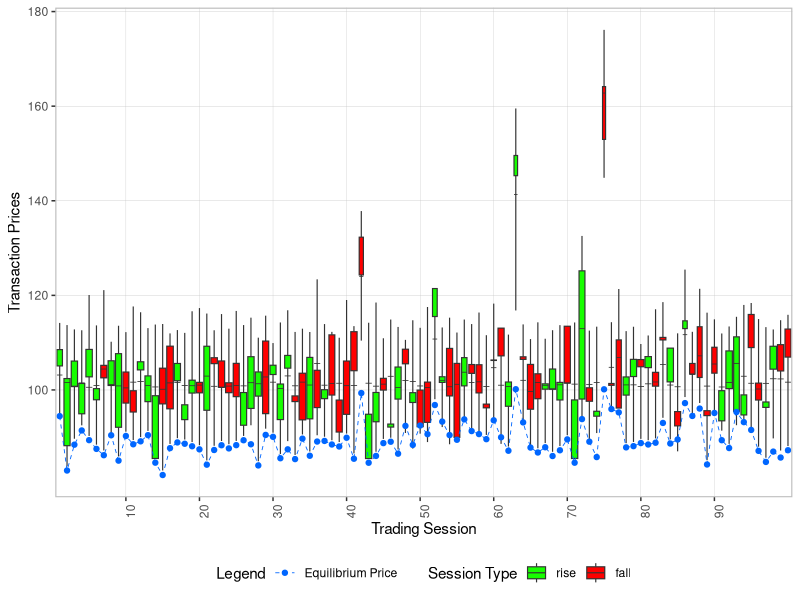
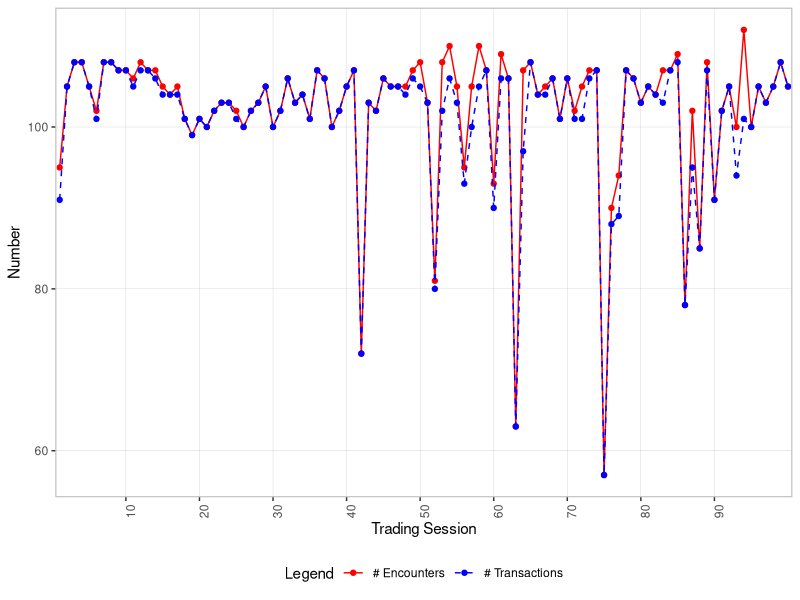

Reproduce these figures in R, in order. (Note: this script raises an error after producing the figures.)
closeAllConnections()
rm(list=ls())
gc()
library(ggplot2)
library(knitr)
library(dplyr)
library(magrittr)
library(evd)
set.seed(19888)
#set.seed(1988)
#set.seed(1)


# supply_seed = c(500, 490, 505, 520, 202, 301, 380, 450, 500, 510)
#random_gumble = rgumbel(100, loc = 10, scale = 10)
random_gumble = rgumbel(100, loc = 10, scale = 10)
# hist(random_gumble)
supply_seed = 113 - random_gumble
# hist(supply_seed)
supply_seed = as.integer(supply_seed)   # rbinom must take integer as parameter
bid_price_loop = list()
bid_quantity_loop = list()
b_e_loop = list()
bid_open = list()
bid_close = list()
S_loop = list()
transaction_loop = list()
number_encounter = list()
number_transaction = list()
unsatisfied_demand = list()
unsatisfied_ratio = list()
total_demand_loop = list()
total_supply_loop = list()

Z_loop = list()
Z_3_loop = list()
D_loop = list()

K_ = 10 #number of suppliers
I_ = 100
WC_loop = rweibull(I_*K_*100, shape = 1, scale = 1)
WC_loop = matrix(data = WC_loop, nrow = K_*I_, ncol = 100) #each column corresponds to a particualr loop
stc = rnorm(K_, 10, 5)
S_carriedover = 0

for (loop in 1:length(supply_seed)){
  local_supply_seed = supply_seed[loop]
  
  
  a = 100 #parameter in search cost sc= a * EZ^2 * s_k
  b = 50
  K = 1:K_
  I = 1:I_
  
  
  D_ = rnorm(I_, 10, 3) + 0.2
  S_ = rnorm(K_, supply_seed[loop], 1)
  
  Z_loop[[loop]] = sum(D_) - sum(S_)
  D_loop[[loop]] = sum(D_)
  
  #D_ = D_ + D_carriedover
  c = rnorm(I_, 100,  5)
  
  S_ = S_ + S_carriedover
  D = D_
  S = S_
  Z = sum(D) - sum(S)
  Z_3_loop[[loop]] = Z
  
  ################################################
  ############## Competitive Mkt  ################
  ################################################
  # # SC_competitive = sapply(1:I_, function(i){mean(Z ^ 2 /(a * S_))}) #WTP = marginal sc
  # # WTP = SC_competitive + c
  # WTP = c
  # most_want_to_less_want_order = order( - WTP)
  # #check 
  # #SC_competitive[most_want_to_less_want_order]
  # 
  # if (sum(D) < sum(S)){
  #   b_e = min(c)
  # }
  # else{
  #     tmp = 0
  #     d_tmp = 0
  #     while (d_tmp - sum(S) < 0){
  #       tmp = tmp + 1 
  #       print(tmp)
  #       d_tmp = d_tmp + D[most_want_to_less_want_order[tmp]]
  #     }
  #     b_e = WTP[most_want_to_less_want_order[tmp]]
  #   }
  
  
  #Equilibrium Price Calculation Function----
  b_e_fn = function(D, S, c){
    WTP = c
    most_want_to_less_want_order = order( - WTP)
    if (sum(D) < sum(S)){
      b_e = min(c)
    }
    else{
      tmp = 0
      d_tmp = 0
      while (d_tmp - sum(S) < 0){
        tmp = tmp + 1 
        print(tmp)
        d_tmp = d_tmp + D[most_want_to_less_want_order[tmp]]
      }
      b_e = WTP[most_want_to_less_want_order[tmp]]
    }
    return(b_e)
  }
  
  b_e = b_e_fn(D_, S_, c)
  b_e_loop[[loop]] = b_e
  
  b_e_tilda = mean(unlist(b_e_loop))
  
  ################################################
  ############## Auction Setting  ################
  ################################################
  
  # WC_raw = rweibull(I_*K_, shape = 1, scale = 1)
  WC_raw = WC_loop[,loop]
  
  WC = matrix(data = WC_raw, nrow = K_, ncol = I_) #each column corresponds to a buyer
  event = matrix(data = rank(WC_raw), nrow = K_, ncol = I_)
  event = t(event)
  
  WC_est = rexp(K_, rate = abs(Z)/b)
  
  #check 
  for (i in 1:(I_*K_)){
    supplier = which(event == i) %/% I_ + 1 #integerpart + 1
    buyer = which(event == i) %% I_ 
    print(c(supplier, buyer))
  }
  ################################
  #Buyer's side
  
  buyers_visit_order = sapply(1:I_, function(i) {rank(WC[,i])}) #each column corresponds to a buyer
  buyers_visit_order = t(buyers_visit_order)
  WC = t(WC)
  
  optimal_bid_fn = function(buyers_visit_order, i, S, a){
    order_local = buyers_visit_order[i,]
    Z_tilda_local = sapply(1:K_, function(k){sum(D_) - K_ * mean(S[order_local][1:k])})
    Z_tilda_local = max(Z_tilda_local, 0)
    search_cost_local = Z_tilda_local^2 / (a * S[order_local])
    bid_local = (K_-2)/(K_-1) + search_cost_local  + c[i]
    return(c(bid_local,search_cost_local))
  }
  c(1:K_)
  bid_= sapply(1:I_, function(i){optimal_bid_fn(buyers_visit_order, i , S_, a)})
  bid = t(bid_[c(1:K_),]) #bid
  bid_seq = bid
  bid = t(sapply(1:I_, function(i)bid[i,][buyers_visit_order[i,]]))
  search_cost = t(bid_[-c(1:K_),]) #search cost
  search_cost = t(sapply(1:I_, function(i)search_cost[i,][buyers_visit_order[i,]]))
  #############################
  #supplier
  
  ################################################
  ############## Acceptance Rule  ################
  ################################################
  # #acceptance rule 1
  B_1 = function(b_ik, supplier, est_WC){
    b_k_est = sort(bid[,supplier], decreasing =  T)[10] 
      return( (b_ik >= b_k_est - est_WC) &
              (b_ik >= (b_e_tilda - stc[supplier] - est_WC[supplier])) )
    }
  
  
  # 
  # #acceptance rule 4
 
  
  
  B_4 = function(b_ik, supplier, est_WC){
    return( (b_ik >= (b_e - est_WC[supplier])) & 
            (b_ik >= (b_e_tilda - stc[supplier] - est_WC[supplier])) )
  }
  
  
  
  ##########################################
  ############## Mkt Price  ################
  ##########################################
  #bid_est = rep(NULL, K_)
  bid_accepted_p = list(list(), list(), list(),list(), list(),
                        list(), list(), list(),list(), list()) #list of K_ lists!!!
  bid_accepted_q = bid_accepted_p
  bid_open_close = list()
  
  i = 1
  encounter = 0
  while (i <= (I_*K_) & length(K) > 0){
    print(i)
    supplier = which(event == i) %/% I_ + 1
    buyer = which(event == i) %% I_ 
    print(paste("Buyer", buyer, "is SUPPOSEDLY visiting Supplier", supplier))
    if (supplier %in% K & buyer %in% I){
      encounter  = encounter + 1
      q_ik = D[buyer] #bid quantity
      b_ik = bid[buyer, supplier] #bid price
      print(paste("Buyer", buyer, "is visiting Supplier",supplier))
      print(paste("Buyer's bid price - quantity pair is (", b_ik, ", ", q_ik, ")"))
      print(paste("Supplier's Supply is ", S[supplier]))
      
      q_ik_a = 0
      
      
      if(B_4(b_ik, supplier, WC_est)){  #Depends on accpeted rule
        print("bid accepted") 
        q_ik_a = min(S[supplier], q_ik)
        bid_accepted_p[[supplier]] = append(bid_accepted_p[[supplier]], b_ik) #double [[]]!
        bid_accepted_q[[supplier]] = append(bid_accepted_q[[supplier]], q_ik_a)
        bid_open_close = append(bid_open_close, b_ik)
      }
      else{print("bid rejected")
      }
      S[supplier] = S[supplier] - q_ik_a
      D[buyer] = D[buyer] - q_ik_a
      
      if(S[supplier] == 0){
        K = K[!K == supplier]  #K = K[-which(K == supplier)]
        print(paste("Supplier", supplier, "is out of mkt."))
      }
      if(D[buyer] == 0){
        I = I[!I == buyer] #I = I[-which(I == buyer)]
        print(paste("Buyer", buyer, "is out of mkt."))
      }
      print(paste("Supplier's Supply after decision is now ", S[supplier]))
      
    }
    else{print("Pass")}
    i = i + 1
  }
  
  #Final Result (bid_accpeted is a Class 3 object)
  #Contains all information
  bid_accepted = list(supplier_1 = NULL, supplier_2 = NULL, supplier_3 = NULL)
  for (i in 1:K_){ #note K is empty set right now!!
    print(i)
    bid_accepted[[i]] = data.frame(cbind(unlist(bid_accepted_p[[i]]), unlist(bid_accepted_q[[i]])))
  }
  
  #######################################################
  #######################################################
  bid_accepted_price = data.frame(
    price = unlist(
      lapply(1:K_, function(i)unlist(bid_accepted_p[[i]]))
    )
  ) #double list==>double unlist
  #number of buyers at each supplier
  number_buyer_severed = lapply(1:K_, function(i)length(bid_accepted_p[[i]])) 
  # construct a factor indicating supplier matching price column
  bid_accepted_price$supplier = unlist(lapply(1:K_, function(i)rep(i, number_buyer_severed[i])))
  bid_accepted_price$supplier = factor(bid_accepted_price$supplier)     
  
  
  bid_accepted_qunatity = data.frame(
    quantity = unlist(
      lapply(1:K_, function(i)unlist(bid_accepted_q[[i]]))
    )
  ) #double list==>double unlist
  #number of buyers at each supplier
  # construct a factor indicating supplier matching price column
  bid_accepted_qunatity$supplier = unlist(lapply(1:K_, function(i)rep(i, number_buyer_severed[i])))
  bid_accepted_qunatity$supplier = factor(bid_accepted_qunatity$supplier)   
  
  bid_price_loop[[loop]] = bid_accepted_price
  bid_quantity_loop[[loop]] = bid_accepted_qunatity
  bid_open[[loop]] = bid_open_close[[1]]
  bid_close[[loop]] = bid_open_close[[length(bid_open_close)]]
  S_loop[[loop]] = S_ 
  transaction_loop[[loop]] = S_ - S
  number_transaction[[loop]] = sum(unlist(number_buyer_severed))
  number_encounter[[loop]] = encounter
 # D_carriedover = D
  S_carriedover = S
  unsatisfied_demand[[loop]] = sum(D)
  unsatisfied_ratio[[loop]] = sum(D) / sum(D_)
  total_demand_loop[[loop]] = sum(D_)
  total_supply_loop[[loop]] = sum(S_)
}
  

#######################################################
######################   GGplot    ####################
#######################################################
price_loop_plot = lapply(1:length(supply_seed), function(i){bid_price_loop[[i]]$price})
number_loop_plot = lapply(1:length(supply_seed), function(i){dim(bid_price_loop[[i]])[1]})
price_loop_plot = data.frame(price = unlist(price_loop_plot))
price_loop_plot$ts = unlist(lapply(1:length(supply_seed), function(i){
            rep(i, number_loop_plot[i])  
            }))
price_loop_plot$ts = as.factor(price_loop_plot$ts)


quantity_loop_plot = lapply(1:length(supply_seed), function(i){bid_quantity_loop[[i]]$quantity})

quantity_loop_plot = data.frame(quantity= unlist(quantity_loop_plot))
quantity_loop_plot$ts = unlist(lapply(1:length(supply_seed), function(i){
  rep(i, number_loop_plot[i])  
}))
quantity_loop_plot$ts = as.factor(quantity_loop_plot$ts)


#Trading volume-------
trading_volume= lapply(1:length(supply_seed), function(i){sum(transaction_loop[[i]])})
trading_volume = unlist(trading_volume)
                      


price_mean = sapply(1:length(supply_seed), function(i){
          weighted.mean(price_loop_plot[price_loop_plot$ts==i, 1], 
                        quantity_loop_plot[quantity_loop_plot$ts==i, 1])
              })

price_max = 
  price_loop_plot%>%
  group_by(ts)%>%
  summarise_each(., funs(max))

price_min = 
  price_loop_plot%>%
  group_by(ts)%>%
  summarise_each(., funs(min))

price_open = unlist(bid_open)
price_close = unlist(bid_close)
price_equil = unlist(b_e_loop)


number_encounter = unlist(number_encounter)
number_transaction = unlist(number_transaction)
unsatisfied_demand = unlist(unsatisfied_demand)
unsatisfied_ratio = unlist(unsatisfied_ratio) * 100
excess_demand = unlist(total_demand_loop) - unlist(total_supply_loop)
jump_metric1 = (price_mean - price_equil)/price_equil * 100
jump_metric2 = (price_min[,2] - price_equil)/price_equil * 100
jump_metric3 = (price_close - price_equil)/price_equil * 100

demand_gen = unlist(D_loop)
excess_demand_gen = unlist(Z_loop)
excess_demand_actual = unlist(Z_3_loop)

other_df = data.frame(cbind(price_mean, price_open, price_close, price_equil,
                            number_encounter,
                            number_transaction,
                            unsatisfied_demand,
                            unsatisfied_ratio,
                            jump_metric1,
                            jump_metric2,
                            jump_metric3,
                            trading_volume,
                            excess_demand,
                            demand_gen,
                            excess_demand_gen,
                            excess_demand_actual))
candle_chart_df = full_join(price_min, price_max, by = "ts")
candle_chart_df%<>%
  bind_cols(., other_df)

candle_chart_df%<>%
  mutate(., price_upper = pmax(price_open, price_close))%>%
  mutate(., price_lower = pmin(price_open, price_close))%>%
  mutate(., type = as.numeric((price_open == price_lower)))
  
black.plain.angle30.size1.text <- element_text(angle = 90)

#ggplot-----
ggplot(candle_chart_df, aes(x = ts))+
  geom_boxplot(aes(
                  fill = factor(type),
                  ymin = price.x,
                  lower = price_lower,
                  middle = price_mean,
                  upper = price_upper,
                  ymax = price.y,
                  width = trading_volume/1200), 
               fatten = 0.7,
               #
               stat = "identity",
               size = 0.4)+
  # geom_point(aes(x = ts, y = price_mean), color = "#FF9933")+
  # geom_line(aes(x = as.numeric(ts), y = price_mean), 
  #           linetype = 2,
  #           size = .3,
  #           color = "#FF9933")+
  geom_point(aes(x = ts, y = price_equil, color = "1"))+
  geom_line(aes(x = as.numeric(ts), y = price_equil,  color = "1"), 
            linetype = 2,
            size = .3)+
  # geom_point(aes(x = ts, y = number_encounter, color = "2")) +
  # geom_line(aes(x = as.numeric(ts), y = number_encounter, color = "2"),
  #           linetype = 2,
  #           size = .3)+
  # geom_point(aes(x = ts, y = number_transaction, color = "3")) +
  # geom_line(aes(x = as.numeric(ts), y = number_transaction, color = "3"),
  #           linetype = 2,
  #           size = .3)+
  # geom_point(aes(x = ts, y = 100 * unsatisfied_ratio, color = "4")) +
  # geom_line(aes(x = as.numeric(ts), y = 100 * unsatisfied_ratio, color = "4"),
  #           linetype = 2,
  #           size = .3)+
  # geom_point(aes(x = ts, y = jump_metric, color = "5")) +
  # geom_line(aes(x = as.numeric(ts), y = jump_metric, color = "5"),
  #           linetype = 2,
  #           size = .3)+
  xlab("Trading Session")+
  ylab("Transaction Prices")+
 # ggtitle("Transaction Prices in Type 3 Trading Sessions (10 Suppliers & 100 Buyers)")+
  scale_color_manual(name='Legend', 
                     labels = c("Equilibrium Price", 
                                "# Encounter",
                                "# Transaction", 
                                "Unfulfilled Ratio"),
                     values = c("#0066FF", "blue", 
                                "#FF0000","green"))+
  scale_fill_manual(name='Session Type', 
                    labels = c("rise", "fall"),
                    values=c("#17FF00", "red"))+
  scale_x_discrete(labels= seq(0, length(supply_seed) - 10, 10), 
                   breaks = seq(0, length(supply_seed) - 10, 10))+
  scale_y_continuous(labels = c("100", "120", "140", "160", "180"),
                     breaks = c(100, 120, 140, 160, 180))+
  theme(axis.text.x = black.plain.angle30.size1.text, 
        panel.background = element_rect(fill = "white"),
        panel.border = element_rect(fill = NA, colour = "grey", size = 0.8),
        panel.grid.major = element_line(colour = "grey", size = 0.1),
        legend.position	= "bottom",
        legend.box = "horizontal"
        )

ggsave("TS3_Base_Candle.pdf", width = 11.69, height = 8.27, units = "in")

# 

ggplot(candle_chart_df)+
  geom_point(aes(x = ts, y = number_encounter, color = "# Encounters")) +
  geom_line(aes(x = as.numeric(ts), y = number_encounter, color = "# Encounters"))+
  geom_point(aes(x = ts, y = number_transaction, color = "# Transactions")) +
  geom_line(aes(x = as.numeric(ts), y = number_transaction, color = "# Transactions"),linetype = "dashed")+
  xlab("Trading Session")+
  ylab("Number")+
#  ggtitle("Number of Encounters across Trading Sessions (10 Suppliers & 100 Buyers)")+
  scale_x_discrete(labels= seq(0, length(supply_seed) - 10, 10),
                   breaks = seq(0, length(supply_seed) - 10, 10))+
  scale_color_manual(name = "Legend",
                     labels = c("# Encounters", "# Transactions"),
                     values = c("red", "blue"))+
  theme(axis.text.x = black.plain.angle30.size1.text,
        panel.background = element_rect(fill = "white"),
        panel.border = element_rect(fill = NA, colour = "grey", size = 0.8),
        panel.grid.major = element_line(colour = "grey", size = 0.1),
        legend.position	= "bottom"
  )

ggsave("TS3_Base_Encounter.pdf", width = 8, height = 6, units = "in")

ggplot(candle_chart_df)+
  geom_point(aes(x = ts, y = jump_metric1, color = "1")) +
  geom_line(aes(x = as.numeric(ts), y = jump_metric1, color = "1"))+
  geom_point(aes(x = ts, y = jump_metric2, color = "2")) +
  geom_line(aes(x = as.numeric(ts), y = jump_metric2, color = "2"))+
  geom_point(aes(x = ts, y = jump_metric3, color = "3")) +
  geom_line(aes(x = as.numeric(ts), y = jump_metric3, color = "3"))+
  scale_color_manual(name = "Legend",
                     values = c("red", "green", "blue"),
                     labels = c("Weighted Average Bid Price",
                                 "Minimal Bid Price",
                                 "Closing Bid Price"
                                 ))+
  scale_x_discrete(labels= seq(0, length(supply_seed) - 10, 10),
                   breaks = seq(0, length(supply_seed) - 10, 10))+
  # scale_y_continuous(labels = c("20%", "40%", "60%"),
  #                    breaks = c(20, 40, 60))+
  xlab("Trading Session")+
  ylab("Jump Size (%)")+
 # ggtitle("Jump Size across Trading Sessions (using Three Metrics)")+
  theme(axis.text.x = black.plain.angle30.size1.text,
        panel.background = element_rect(fill = "white"),
        panel.border = element_rect(fill = NA, colour = "grey", size = 0.8),
        panel.grid.major = element_line(colour = "grey", size = 0.1),
        legend.position = "bottom")

ggsave("TS3_Base_Jump_All.pdf", width = 8, height = 6, units = "in")

ggplot(candle_chart_df)+
  geom_point(aes(x = ts, y = jump_metric1), color = "red") +
  geom_line(aes(x = as.numeric(ts), y = jump_metric1), color = 'red')+
  xlab("Trading Session")+
  ylab("Jump Size (%)")+
#  ggtitle("Jump Size across Trading Sessions (Weighted Average Bid Price)")+
  scale_x_discrete(labels= seq(0, length(supply_seed) - 10, 10),
                   breaks = seq(0, length(supply_seed) - 10, 10))+
  # scale_y_continuous(labels = c("20%", "40%", "60%"),
  #                  breaks = c(20, 40, 60))+
  theme(axis.text.x = black.plain.angle30.size1.text,
        panel.background = element_rect(fill = "white"),
        panel.border = element_rect(fill = NA, colour = "grey", size = 0.8),
        panel.grid.major = element_line(colour = "grey", size = 0.1)
  )

ggsave("TS3_Base_Jump_1.pdf", width = 8, height = 6, units = "in")


ggplot(candle_chart_df)+
  geom_point(aes(x = ts, y = jump_metric2), color = "red") +
  geom_line(aes(x = as.numeric(ts), y = jump_metric2), color = 'red')+
  xlab("Trading Session")+
  ylab("Jump Size (%)")+
 # ggtitle("Jump Size across Trading Sessions (Minimal Bid Price)")+
  scale_x_discrete(labels= seq(0, length(supply_seed) - 10, 10),
                   breaks = seq(0, length(supply_seed) - 10, 10))+
  # scale_y_continuous(labels = c("20%", "40%", "60%"),
  #                    breaks = c(20, 40, 60))+
  theme(axis.text.x = black.plain.angle30.size1.text,
        panel.background = element_rect(fill = "white"),
        panel.border = element_rect(fill = NA, colour = "grey", size = 0.8),
        panel.grid.major = element_line(colour = "grey", size = 0.1)
  )

ggsave("TS3_Base_Jump_2.pdf", width = 8, height = 6, units = "in")

ggplot(candle_chart_df)+
  geom_point(aes(x = ts, y = jump_metric3), color = "red") +
  geom_line(aes(x = as.numeric(ts), y = jump_metric3), color = 'red')+
  xlab("Trading Session")+
  ylab("Jump Size (%)")+
#  ggtitle("Jump Size across Trading Sessions (Closing Bid Price)")+
  scale_x_discrete(labels= seq(0, length(supply_seed) - 10, 10),
                   breaks = seq(0, length(supply_seed) - 10, 10))+
  # scale_y_continuous(labels = c("20%", "40%", "60%"),
  #                    breaks = c(20, 40, 60))+
  theme(axis.text.x = black.plain.angle30.size1.text,
        panel.background = element_rect(fill = "white"),
        panel.border = element_rect(fill = NA, colour = "grey", size = 0.8),
        panel.grid.major = element_line(colour = "grey", size = 0.1)
  )

ggsave("TS3_Base_Jump_3.pdf", width = 8, height = 6, units = "in")

ggplot(candle_chart_df)+
  geom_point(aes(x = ts, y = unsatisfied_ratio), color = "red") +
  geom_line(aes(x = as.numeric(ts), y = unsatisfied_ratio), color = 'red')+
  xlab("Trading Session")+
  ylab("Unsatisfied Demand Ratio (%)")+
 # ggtitle("Unsatisfied Demand Ratio across Trading Sessions (10 Suppliers & 100 Buyers)")+
  scale_x_discrete(labels= seq(0, length(supply_seed) - 10, 10),
                   breaks = seq(0, length(supply_seed) - 10, 10))+
#scale_y_continuous(labels = c("50%", "60%", "70%", "80%"),
#                     breaks = c(50, 60, 70, 80))+
  theme(axis.text.x = black.plain.angle30.size1.text,
        panel.background = element_rect(fill = "white"),
        panel.border = element_rect(fill = NA, colour = "grey", size = 0.8),
        panel.grid.major = element_line(colour = "grey", size = 0.1)
  )

ggsave("TS3_Base_Unsatisfied_Demand.pdf", width = 8, height = 6, units = "in")


ggplot(candle_chart_df)+
  geom_point(aes(x = ts, y = excess_demand), color = "red") +
  geom_line(aes(x = as.numeric(ts), y = excess_demand), color = 'red')+
  xlab("Trading Session")+
  ylab("Excess Demand")+
 # ggtitle("Excess Demand across Trading Sessions (10 Suppliers & 100 Buyers)")+
  scale_x_discrete(labels= seq(0, length(supply_seed) - 10, 10),
                   breaks = seq(0, length(supply_seed) - 10, 10))+
  theme(axis.text.x = black.plain.angle30.size1.text,
        panel.background = element_rect(fill = "white"),
        panel.border = element_rect(fill = NA, colour = "grey", size = 0.8),
        panel.grid.major = element_line(colour = "grey", size = 0.1)
  )

ggsave("TS3_Base_Excess_Demand.pdf", width = 8, height = 6, units = "in")


ggplot(candle_chart_df)+
  geom_point(aes(x = ts, y = excess_demand_gen, color = "# Encounters")) +
  geom_line(aes(x = as.numeric(ts), y = excess_demand_gen, color = "# Encounters"))+
  geom_point(aes(x = ts, y = excess_demand_actual, color = "# Transactions")) +
  geom_line(aes(x = as.numeric(ts), y = excess_demand_actual, color = "# Transactions"),linetype = "dashed")+
  xlab("Trading Session")+
  ylab("Number")+
#  ggtitle("Excess Demand across Trading Sessions (10 Suppliers & 100 Buyers)")+
  scale_x_discrete(labels= seq(0, length(supply_seed) - 10, 10),
                   breaks = seq(0, length(supply_seed) - 10, 10))+
  scale_color_manual(name = "Legend",
                     labels = c("Excess Denamd Gen", "Excess Demand Actual"),
                     values = c("red", "blue"))+
  theme(axis.text.x = black.plain.angle30.size1.text,
        panel.background = element_rect(fill = "white"),
        panel.border = element_rect(fill = NA, colour = "grey", size = 0.8),
        panel.grid.major = element_line(colour = "grey", size = 0.1),
        legend.position	= "bottom"
  )

ggsave("TS3_Base_Excess_Demand_All.pdf", width = 8, height = 6, units = "in")

candle_chart_df_1 = candle_chart_df
# values=c("#0066FF", "#0033CC", "#33FFFF", "#17FF00", "#99CC00", "#FFCC66", "#FF9933", "#FF99FF", "#9933FF","#FF0000","#560000")

arima_fit <- forecast::auto.arima(x = price_close, allowdrift = FALSE, ic = "bic")
pars <- coefs2poly(arima_fit)
resid <- residuals(arima_fit)
oo<-locate.outliers(resid,pars)
dim(oo)[1]


arima_fit <- forecast::auto.arima(x = price_equil, allowdrift = FALSE, ic = "bic")
pars <- coefs2poly(arima_fit)
resid <- residuals(arima_fit)
oo1<-locate.outliers(resid,pars)
dim(oo1)[1]

realized_vol = sqrt(sum(diff(log(price_close))^2)); realized_vol
max(jump_metric3)


mean(trading_volume)
max(trading_volume)
